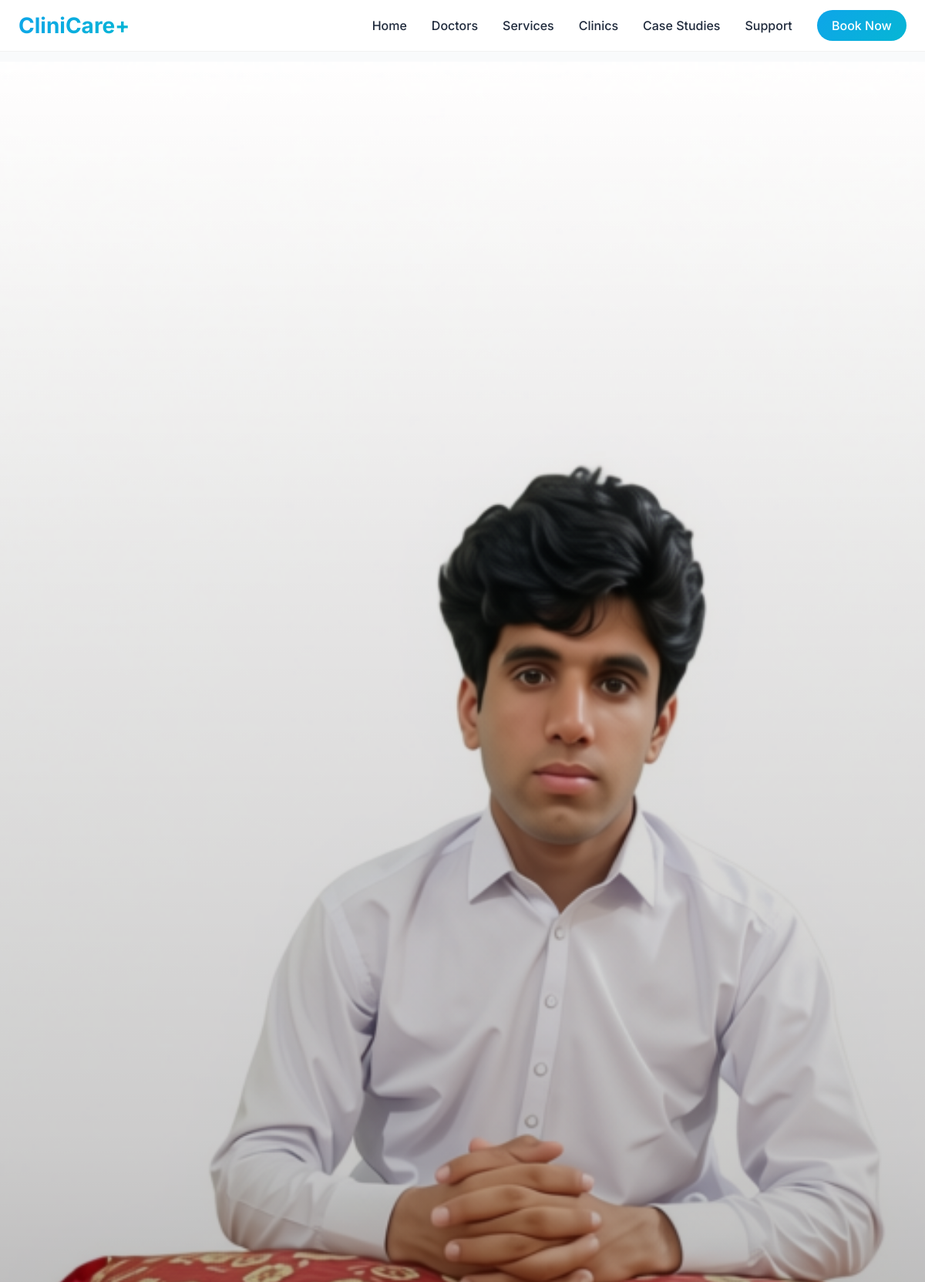
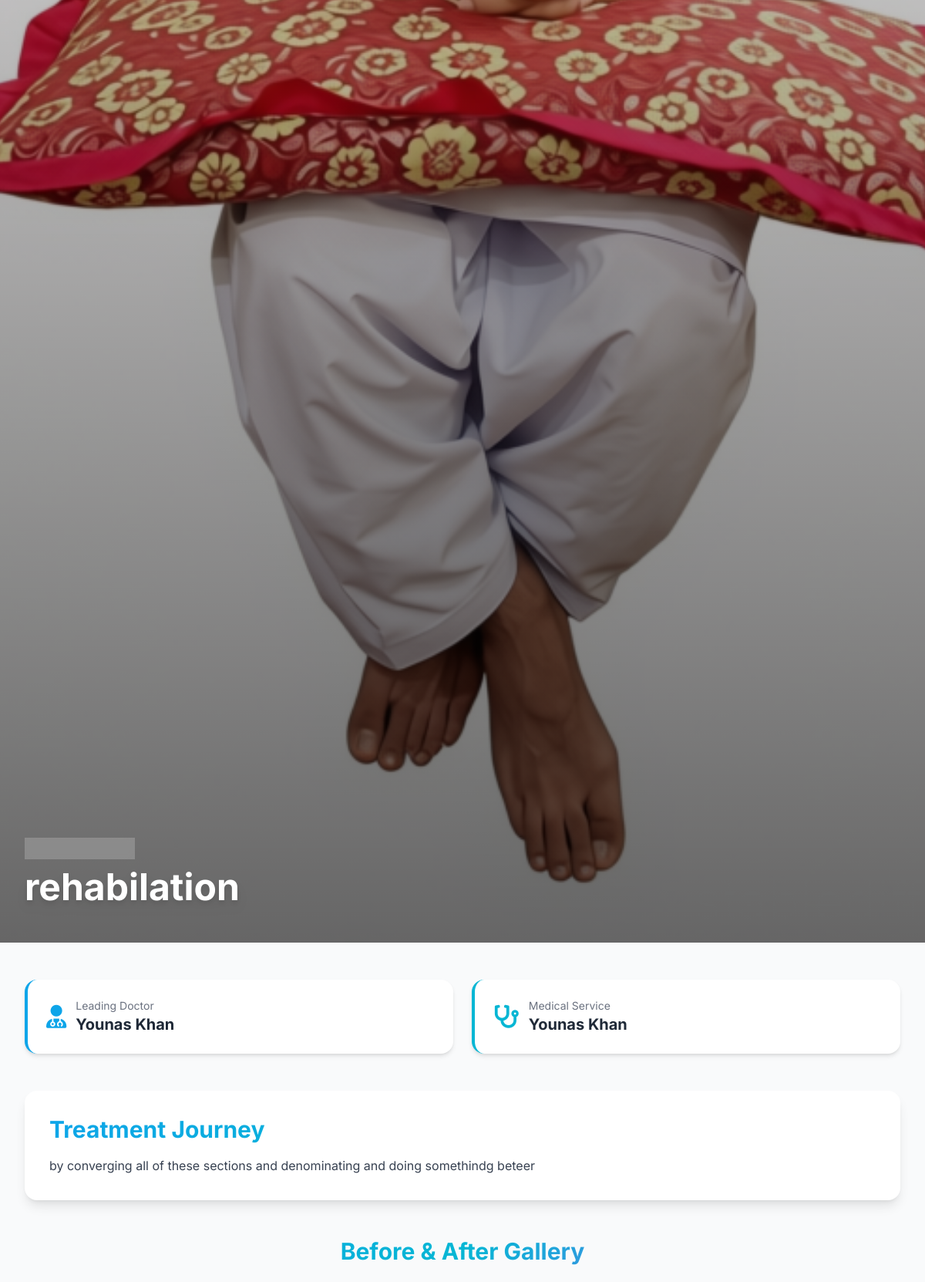
/case-study-detail.php?id=1 (upper part), run on the app's committed database (2 pictures, top to bottom).
### tables this page shows
CREATE TABLE `case_studies` (
  `id` int(11) NOT NULL,
  `title` varchar(200) NOT NULL,
  `slug` varchar(200) DEFAULT NULL,
  `doctor_id` int(11) DEFAULT NULL,
  `service_id` int(11) DEFAULT NULL,
  `description` text DEFAULT NULL,
  `featured_image` varchar(255) DEFAULT NULL,
  `created_at` timestamp NOT NULL DEFAULT current_timestamp()
);

CREATE TABLE `doctors` (
  `id` int(11) NOT NULL,
  `name` varchar(150) NOT NULL,
  `slug` varchar(150) DEFAULT NULL,
  `category_id` int(11) DEFAULT NULL,
  `clinic_id` int(11) DEFAULT NULL,
  `image` varchar(255) DEFAULT NULL,
  `bio` text DEFAULT NULL,
  `experience` text DEFAULT NULL,
  `qualification` text DEFAULT NULL,
  `featured` tinyint(1) DEFAULT 0,
  `created_at` timestamp NOT NULL DEFAULT current_timestamp()
);

CREATE TABLE `services` (
  `id` int(11) NOT NULL,
  `name` varchar(200) NOT NULL,
  `slug` varchar(200) DEFAULT NULL,
  `category_id` int(11) DEFAULT NULL,
  `image` varchar(255) DEFAULT NULL,
  `description` text DEFAULT NULL,
  `price` decimal(10,2) DEFAULT NULL,
  `created_at` timestamp NOT NULL DEFAULT current_timestamp()
);

### case-study-detail.php (the view, shortened to what this page needs)
<?php
require_once 'config/database.php';
$id = isset($_GET['id']) ? (int)$_GET['id'] : 0;
$caseStudy = mysqli_fetch_assoc(mysqli_query($conn, "SELECT cs.*, d.name as doctor_name, s.name as service_name FROM case_studies cs LEFT JOIN doctors d ON cs.doctor_id = d.id LEFT JOIN services s ON cs.service_id = s.id WHERE cs.id = $id"));
$images = mysqli_query($conn, "SELECT * FROM case_study_images WHERE case_study_id = $id ORDER BY is_before DESC, id ASC");
?>
<!DOCTYPE html>
<html lang="en">
<head>
    <script src="https://cdn.tailwindcss.com"></script>
    <link rel="stylesheet" href="https://cdnjs.cloudflare.com/ajax/libs/font-awesome/6.0.0-beta3/css/all.min.css">
</head>
<body class="bg-gray-50">
    <?php include 'includes/header.php'; ?>
    <div class="relative w-full h-[60vh] md:h-[70vh] overflow-hidden">
        <?php if (!empty($caseStudy['featured_image'])): ?>
            <img src="<?php echo $caseStudy['featured_image']; ?>" alt="<?php echo htmlspecialchars($caseStudy['title']); ?>" class="w-full h-full object-cover">
        <?php else: ?>
            <div class="w-full h-full bg-gradient-to-r from-sky-500 to-cyan-500 flex items-center justify-center">
                <i class="fas fa-image text-white text-6xl opacity-50"></i>
            </div>
        <?php endif; ?>
        <div class="absolute inset-0 bg-gradient-to-t from-black/60 via-black/20 to-transparent flex items-end pb-12">
            <div class="max-w-7xl mx-auto px-4 sm:px-6 lg:px-8 w-full">
                <span class="inline-block px-3 py-1 bg-white/20 backdrop-blur-sm rounded-full text-white text-sm font-semibold mb-3">
                    <i class="fas fa-chart-line mr-1"></i> Success Story
                </span>
                <h1 class="text-3xl md:text-5xl font-bold text-white drop-shadow-lg"><?php echo htmlspecialchars($caseStudy['title']); ?></h1>
            </div>
        </div>
    </div>
    <main class="max-w-7xl mx-auto px-4 sm:px-6 lg:px-8 py-12">
        <div class="grid md:grid-cols-2 gap-6 mb-12">
            <div class="info-card bg-white rounded-2xl shadow-md p-6 border-l-4 border-sky-500">
                <div class="flex items-center gap-3">
                    <i class="fas fa-user-md text-3xl text-sky-500"></i>
                    <div>
                        <p class="text-sm text-gray-500">Leading Doctor</p>
                        <p class="text-xl font-bold text-gray-800"><?php echo htmlspecialchars($caseStudy['doctor_name'] ?? 'Not specified'); ?></p>
                    </div>
                </div>
            </div>
            <div class="info-card bg-white rounded-2xl shadow-md p-6 border-l-4 border-cyan-500">
                <div class="flex items-center gap-3">
                    <i class="fas fa-stethoscope text-3xl text-cyan-500"></i>
                    <div>
                        <p class="text-sm text-gray-500">Medical Service</p>
                        <p class="text-xl font-bold text-gray-800"><?php echo htmlspecialchars($caseStudy['service_name'] ?? 'General Consultation'); ?></p>
                    </div>
                </div>
            </div>
        </div>
        <div class="bg-white rounded-2xl shadow-lg p-8 mb-12">
            <h2 class="text-2xl md:text-3xl font-bold mb-4 gradient-heading">Treatment Journey</h2>
            <div class="prose prose-lg max-w-none text-gray-700 leading-relaxed">
                <?php echo nl2br(htmlspecialchars($caseStudy['description'])); ?>
            </div>
        </div>
        <?php if (mysqli_num_rows($images) > 0): ?>
        <div>
            <h2 class="text-2xl md:text-3xl font-bold mb-6 gradient-heading text-center">Before & After Gallery</h2>
        </div>
        <?php endif; ?>
    </main>
    <?php include '../includes/footer.php'; ?>
</body>
</html>

### case-study-detail.php (style rules this page uses)
body { font-family: 'Inter', sans-serif; }
.gradient-heading { background: linear-gradient(135deg, #0ea5e9, #06b6d4, #8b5cf6); background-clip: text; -webkit-background-clip: text; color: transparent; }
.info-card { transition: transform 0.2s; }

### includes/header.php (style rules this page uses)
* { margin: 0; padding: 0; box-sizing: border-box; }
body { font-family: 'Inter', sans-serif; }

### data on the page
case_studies: featured_image (picture), title "rehabilation", doctor.name "Younas Khan", service.name "Younas Khan", description "by converging all of these sections and denominating and doing somethindg beteer"
